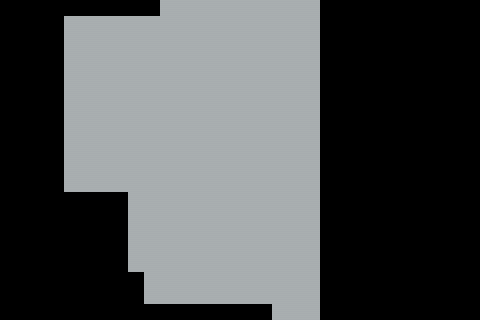

Below is a game level as drawn by its tile map, then a one-line description and the .tmx that defines it (tile-layer data replaced by summaries):
An orthogonal 30x20 tile map with 16x16 px tiles, 1 tile layer (Tile_Layer_1), 8 tilesets and 65 objects (32x Wall, 31x Furniture, Player, NPC Emily).

<map version="1.10" tiledversion="1.10.2" orientation="orthogonal" renderorder="right-down" width="30" height="20" tilewidth="16" tileheight="16" infinite="0" nextlayerid="3" nextobjectid="86">
 <tileset firstgid="1" source="../../../images/tile/office_floor.tsx" />
 <tileset firstgid="7" source="../../../images/tile/border_wall.tsx" />
 <tileset firstgid="43" source="../../../images/tile/wall_office.tsx" />
 <tileset firstgid="53" source="../../../images/tile/extend_desk_2.tsx" />
 <tileset firstgid="54" source="../../../images/tile/desk_2.tsx" />
 <tileset firstgid="55" source="../../../images/tile/couch_2_Right.tsx" />
 <tileset firstgid="56" source="../../../images/tile/furniture_office.tsx" />
 <tileset firstgid="88" source="../../../images/tile/icon.tsx" />
 <layer id="1" name="Tile_Layer_1" width="30" height="20">
  <data>[600 cells, 271 non-empty, 1 distinct tile ids]</data>
 </layer>
 <objectgroup id="2" name="object_layer_1">
  <object id="2" name="border_wall_10" type="Wall" gid="16" x="256" y="48" width="16" height="16">
   <properties>
    <property name="hb" type="int" value="16" />
    <property name="offx" type="int" value="9" />
    <property name="offy" type="int" value="0" />
    <property name="wb" type="int" value="7" />
   </properties>
  </object>
  <object id="3" name="border_wall_10" type="Wall" gid="16" x="256" y="64" width="16" height="16">
   <properties>
    <property name="hb" type="int" value="16" />
    <property name="offx" type="int" value="9" />
    <property name="offy" type="int" value="0" />
    <property name="wb" type="int" value="7" />
   </properties>
  </object>
  <object id="4" name="border_wall_10" type="Wall" gid="16" x="256" y="80" width="16" height="16">
   <properties>
    <property name="hb" type="int" value="16" />
    <property name="offx" type="int" value="9" />
    <property name="offy" type="int" value="0" />
    <property name="wb" type="int" value="7" />
   </properties>
  </object>
  <object id="9" name="border_wall_10" type="Wall" gid="16" x="256" y="160" width="16" height="16">
   <properties>
    <property name="hb" type="int" value="16" />
    <property name="offx" type="int" value="9" />
    <property name="offy" type="int" value="0" />
    <property name="wb" type="int" value="7" />
   </properties>
  </object>
  <object id="10" name="border_wall_10" type="Wall" gid="16" x="256" y="176" width="16" height="16">
   <properties>
    <property name="hb" type="int" value="16" />
    <property name="offx" type="int" value="9" />
    <property name="offy" type="int" value="0" />
    <property name="wb" type="int" value="7" />
   </properties>
  </object>
  <object id="11" name="border_wall_10" type="Wall" gid="16" x="256" y="192" width="16" height="16">
   <properties>
    <property name="hb" type="int" value="16" />
    <property name="offx" type="int" value="9" />
    <property name="offy" type="int" value="0" />
    <property name="wb" type="int" value="7" />
   </properties>
  </object>
  <object id="12" name="border_wall_10" type="Wall" gid="16" x="256" y="208" width="16" height="16">
   <properties>
    <property name="hb" type="int" value="16" />
    <property name="offx" type="int" value="9" />
    <property name="offy" type="int" value="0" />
    <property name="wb" type="int" value="7" />
   </properties>
  </object>
  <object id="13" name="border_wall_10" type="Wall" gid="16" x="256" y="224" width="16" height="16">
   <properties>
    <property name="hb" type="int" value="16" />
    <property name="offx" type="int" value="9" />
    <property name="offy" type="int" value="0" />
    <property name="wb" type="int" value="7" />
   </properties>
  </object>
  <object id="14" name="border_wall_10" type="Wall" gid="16" x="256" y="240" width="16" height="16">
   <properties>
    <property name="hb" type="int" value="16" />
    <property name="offx" type="int" value="9" />
    <property name="offy" type="int" value="0" />
    <property name="wb" type="int" value="7" />
   </properties>
  </object>
  <object id="15" name="border_wall_10" type="Wall" gid="16" x="256" y="256" width="16" height="16">
   <properties>
    <property name="hb" type="int" value="16" />
    <property name="offx" type="int" value="9" />
    <property name="offy" type="int" value="0" />
    <property name="wb" type="int" value="7" />
   </properties>
  </object>
  <object id="21" name="border_wall_10" type="Wall" gid="16" x="256" y="272" width="16" height="16">
   <properties>
    <property name="hb" type="int" value="16" />
    <property name="offx" type="int" value="9" />
    <property name="offy" type="int" value="0" />
    <property name="wb" type="int" value="7" />
   </properties>
  </object>
  <object id="24" name="border_wall_1" type="Wall" gid="7" x="256" y="32" width="16" height="16">
   <properties>
    <property name="hb" type="int" value="16" />
    <property name="offx" type="int" value="9" />
    <property name="offy" type="int" value="0" />
    <property name="wb" type="int" value="7" />
   </properties>
  </object>
  <object id="25" name="wall_2" type="Furniture" gid="44" x="249" y="48" width="16" height="32">
   <properties>
    <property name="hb" type="int" value="12" />
    <property name="offx" type="int" value="0" />
    <property name="offy" type="int" value="20" />
    <property name="wb" type="int" value="16" />
   </properties>
  </object>
  <object id="26" name="wall_2" type="Furniture" gid="44" x="240" y="48" width="16" height="32">
   <properties>
    <property name="hb" type="int" value="12" />
    <property name="offx" type="int" value="0" />
    <property name="offy" type="int" value="20" />
    <property name="wb" type="int" value="16" />
   </properties>
  </object>
  <object id="27" name="wall_2" type="Furniture" gid="44" x="224" y="48" width="16" height="32">
   <properties>
    <property name="hb" type="int" value="12" />
    <property name="offx" type="int" value="0" />
    <property name="offy" type="int" value="20" />
    <property name="wb" type="int" value="16" />
   </properties>
  </object>
  <object id="28" name="wall_2" type="Furniture" gid="44" x="208" y="48" width="16" height="32">
   <properties>
    <property name="hb" type="int" value="12" />
    <property name="offx" type="int" value="0" />
    <property name="offy" type="int" value="20" />
    <property name="wb" type="int" value="16" />
   </properties>
  </object>
  <object id="29" name="wall_2" type="Furniture" gid="44" x="192" y="48" width="16" height="32">
   <properties>
    <property name="hb" type="int" value="12" />
    <property name="offx" type="int" value="0" />
    <property name="offy" type="int" value="20" />
    <property name="wb" type="int" value="16" />
   </properties>
  </object>
  <object id="30" name="wall_2" type="Furniture" gid="44" x="176" y="48" width="16" height="32">
   <properties>
    <property name="hb" type="int" value="12" />
    <property name="offx" type="int" value="0" />
    <property name="offy" type="int" value="20" />
    <property name="wb" type="int" value="16" />
   </properties>
  </object>
  <object id="31" name="wall_2" type="Furniture" gid="44" x="160" y="48" width="16" height="32">
   <properties>
    <property name="hb" type="int" value="12" />
    <property name="offx" type="int" value="0" />
    <property name="offy" type="int" value="20" />
    <property name="wb" type="int" value="16" />
   </properties>
  </object>
  <object id="32" name="wall_2" type="Furniture" gid="44" x="144" y="48" width="16" height="32">
   <properties>
    <property name="hb" type="int" value="12" />
    <property name="offx" type="int" value="0" />
    <property name="offy" type="int" value="20" />
    <property name="wb" type="int" value="16" />
   </properties>
  </object>
  </objectgroup>
</map>
<!-- 45 of 65 objects omitted -->
